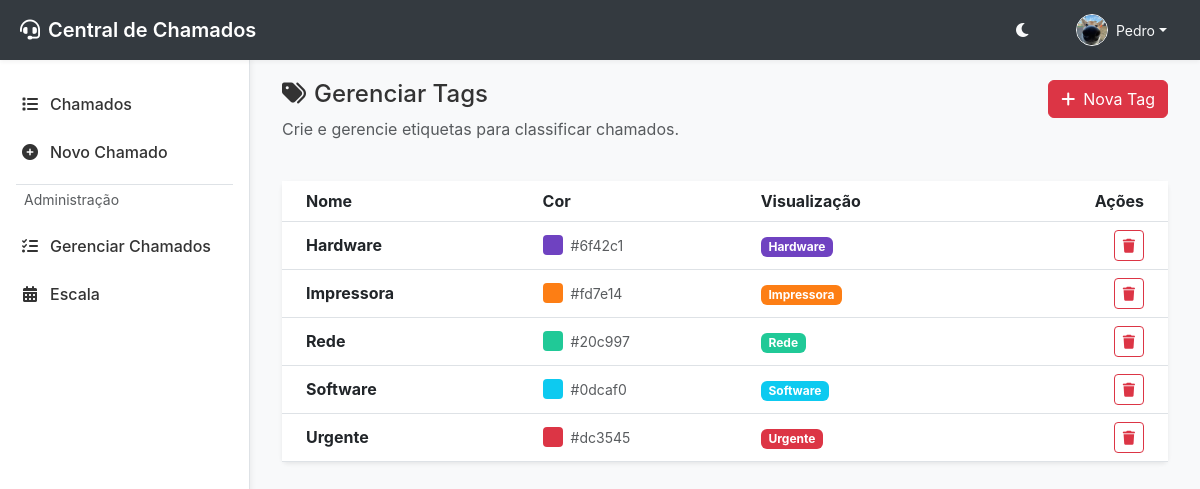
Screenshot of /tags/ (signed in) with the database file from the repository.
### app/models.py (models this page shows, shortened)
class User(UserMixin, db.Model):
    __tablename__ = 'users'
    id = db.Column(db.Integer, primary_key=True)
    username = db.Column(db.String(64), index=True, unique=True, nullable=False)
    email = db.Column(db.String(120), index=True, unique=True, nullable=False)
    password_hash = db.Column(db.String(256))
    role = db.Column(db.String(20), default='user', index=True) # user, technician, admin, manager, supervisor
    is_technician = db.Column(db.Boolean, default=False, index=True) # Secondary flag to allow admins/managers to act as technicians
    department = db.Column(db.String(100), index=True)
    profile_image = db.Column(db.String(255))
    is_active = db.Column(db.Boolean, default=True, index=True)
    created_at = db.Column(db.DateTime, default=datetime.utcnow)

### app/modules/tags/models.py (models this page shows, shortened)
class Tag(db.Model):
    __tablename__ = 'tags'
    id = db.Column(db.Integer, primary_key=True)
    name = db.Column(db.String(50))
    color = db.Column(db.String(20))

### app/modules/tags/routes.py (the view, shortened to what this page needs)
@tags_bp.route('/', methods=['GET', 'POST'])
@login_required
def index():
    tags = service.get_all_tags()
    return render_template('tags.html', tags=tags, active_page='tags')

### app/modules/tags/repository.py (called while the page is built)
    def find_all(self):
        return Tag.query.order_by(Tag.name).all()

### app/modules/tags/service.py (called while the page is built)
    def get_all_tags(self):
        return self.repository.find_all()

### app/templates/tags.html (shortened to what this page needs)
{% extends "base.html" %}
{% block content %}
<div class="row mb-4">
    <div class="col-md-6">
        <h4><i class="fas fa-tags me-2"></i>Gerenciar Tags</h4>
        <p class="text-muted">Crie e gerencie etiquetas para classificar chamados.</p>
    </div>
    <div class="col-md-6 text-end">
        <button type="button" class="btn btn-primary" data-bs-toggle="modal" data-bs-target="#newTagModal">
            <i class="fas fa-plus me-2"></i>Nova Tag
        </button>
    </div>
</div>
<div class="card border-0 shadow-sm">
    <div class="card-body p-0">
        <div class="table-responsive">
            <table class="table table-hover mb-0 align-middle">
                <thead class="bg-light">
                    <tr>
                        <th class="ps-4">Nome</th>
                        <th>Cor</th>
                        <th>Visualização</th>
                        <th class="text-end pe-4">Ações</th>
                    </tr>
                </thead>
                <tbody>
                    {% for tag in tags %}
                    <tr>
                        <td class="ps-4 fw-bold">{{ tag.name }}</td>
                        <td>
                            <div class="d-flex align-items-center">
                                <div style="width: 20px; height: 20px; background-color: {{ tag.color }}; border-radius: 4px; margin-right: 8px;"></div>
                                <span class="text-muted small">{{ tag.color }}</span>
                            </div>
                        </td>
                        <td>
                            <span class="badge" style="background-color: {{ tag.color }}">{{ tag.name }}</span>
                        </td>
                        <td class="text-end pe-4">
                            <form action="{{ url_for('tags.delete_tag', id=tag.id) }}" method="POST" class="d-inline" onsubmit="return confirm('Tem certeza que deseja excluir esta tag?');">
                                <button type="submit" class="btn btn-sm btn-outline-danger" title="Excluir">
                                    <i class="fas fa-trash"></i>
                                </button>
                            </form>
                        </td>
                    </tr>
                    {% endfor %}
                </tbody>
            </table>
        </div>
    </div>
</div>
{% endblock %}

### app/templates/base.html (shortened to what this page needs)
<!DOCTYPE html>
<html lang="pt-br">
<head>
    <link href="https://cdn.jsdelivr.net/npm/bootstrap@5.3.0/dist/css/bootstrap.min.css" rel="stylesheet">
    <link href="https://cdnjs.cloudflare.com/ajax/libs/font-awesome/6.0.0/css/all.min.css" rel="stylesheet">
    <link rel="stylesheet" href="{{ url_for('static', filename='css/style.css') }}?v=4">
    <link rel="stylesheet" href="{{ url_for('static', filename='css/mobile.css') }}?v=1">
</head>
<body>
    {% if current_user.is_authenticated %}
    <nav class="topbar">
        <div class="brand">
            <i class="fas fa-headset me-2"></i> Central de Chamados
        </div>
        <div class="user-menu">
            <button class="btn btn-link text-light p-0 me-3" id="theme-toggle" title="Alternar Tema">
                <i class="fas fa-moon"></i>
            </button>
            <div class="dropdown">
                <button class="btn btn-link text-light text-decoration-none dropdown-toggle d-flex align-items-center" type="button" id="userDropdown" data-bs-toggle="dropdown" aria-expanded="false">
                    {% if current_user.profile_image %}
                    <img src="{{ url_for('static', filename='uploads/profiles/' + current_user.profile_image) }}" alt="Avatar" class="rounded-circle border border-light" style="width: 32px; height: 32px; object-fit: cover;">
                    {% else %}
                    <i class="fas fa-user-circle fa-lg"></i>
                    {% endif %}
                    <span class="ms-2 small d-none d-md-inline">{{ current_user.username }}</span>
                </button>
            </div>
        </div>
    </nav>
    {% endif %}
    {% if current_user.is_authenticated %}
    <div class="sidebar bg-surface">
        <nav class="nav flex-column">
            <a class="nav-link {% if active_page == 'chamados' %}active{% endif %}" href="{{ url_for('chamados.listar_chamados') }}">
                <i class="fas fa-list"></i> Chamados
            </a>
            <a class="nav-link {% if active_page == 'novo_chamado' %}active{% endif %}" href="{{ url_for('chamados.novo_chamado') }}">
                <i class="fas fa-plus-circle"></i> Novo Chamado
            </a>
            {% if current_user.role in ['admin', 'manager', 'supervisor', 'tecnico'] %}
            <div class="border-top my-2 mx-3 text-muted small px-2 py-1">Administração</div>
            <a class="nav-link {% if active_page == 'gerenciar_chamados' %}active{% endif %}" href="{{ url_for('chamados.gerenciar_chamados') }}">
                <i class="fas fa-tasks"></i> Gerenciar Chamados
            </a>
            {% endif %}
            {% if current_user.role in ['admin', 'manager', 'supervisor', 'tecnico'] %}
            <a class="nav-link {% if active_page == 'escala' %}active{% endif %}" href="{{ url_for('escala.index') }}">
                <i class="fas fa-calendar-alt"></i> Escala
            </a>
            {% endif %}
        </nav>
    </div>
    {% endif %}
    <main class="main-content" {% if not current_user.is_authenticated %}style="margin-left: 0; padding-top: 20px;"{% endif %}>
        <div class="container-fluid">
            {% block content %}{% endblock %}
        </div>
    </main>
</body>
</html>

### rows the page displays
User: profile_image (picture), username "Pedro"
Tag: name "Hardware", color "#6f42c1"
Tag: name "Impressora", color "#fd7e14"
Tag: name "Rede", color "#20c997"
Tag: name "Software", color "#0dcaf0"
Tag: name "Urgente", color "#dc3545"
